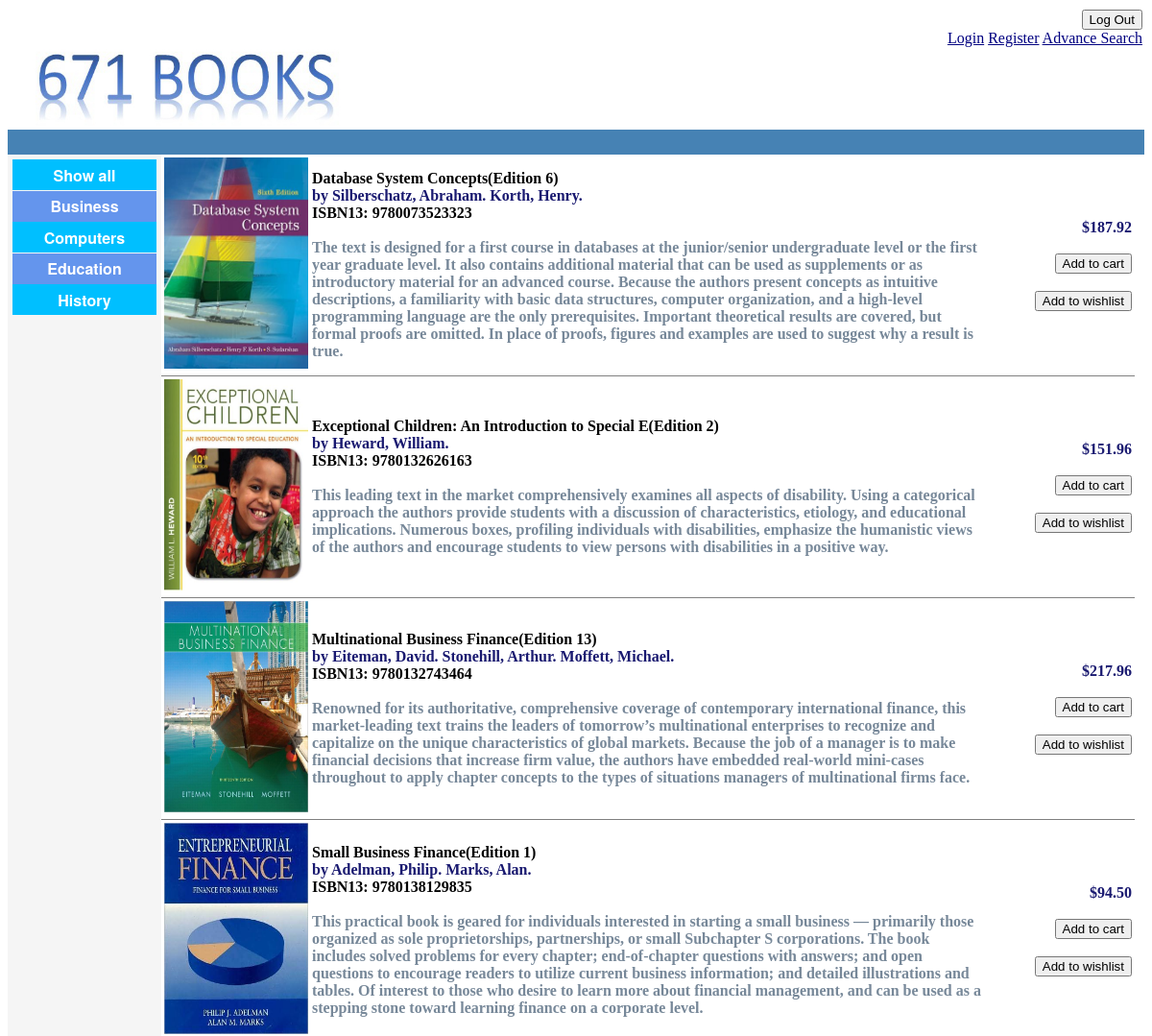
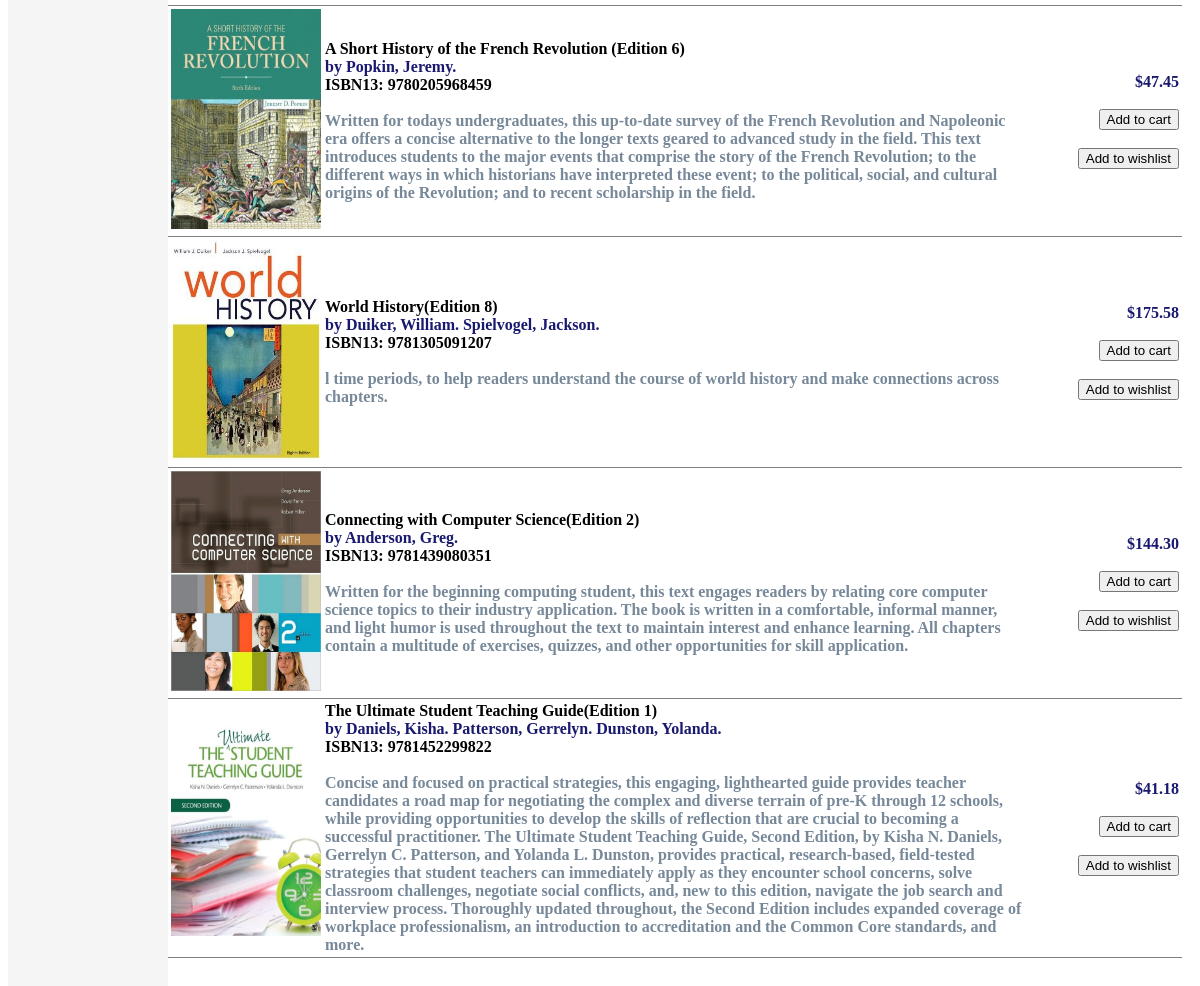
/project/main.php, run on the app's committed database (2 pictures, top to bottom).
### tables this page shows
CREATE TABLE IF NOT EXISTS `books` (
  `ISBN13` varchar(15) NOT NULL,
  `title` varchar(50) DEFAULT NULL,
  `publisher` varchar(50) DEFAULT NULL,
  `year` year(4) DEFAULT NULL,
  `edition` int(11) DEFAULT NULL,
  `categoryID` varchar(3) DEFAULT NULL,
  `availableNum` int(11) DEFAULT NULL,
  `price` double(6,2) DEFAULT NULL,
  `description` text,
  `frontpagePath` varchar(40) DEFAULT NULL,
  PRIMARY KEY (`ISBN13`),
  KEY `categoryID` (`categoryID`)
);

CREATE TABLE IF NOT EXISTS `author` (
  `authorID` int(11) NOT NULL,
  `firstName` varchar(20) DEFAULT NULL,
  `lastName` varchar(20) DEFAULT NULL,
  PRIMARY KEY (`authorID`)
);

### project/showBooks.php (the view, shortened to what this page needs)
<?php
	if ($result->num_rows > 0) {
		$tempC = 1;
		$tempW = -1;
		while($row = $result->fetch_assoc()) {
			$ISBN13 = $row["ISBN13"];
			$path= $row["frontpagePath"];
			$title = $row["title"];
			$price = $row["price"];
			$description = $row["description"];
			$edition = $row["edition"];
			$authors="";
			$sqlBookAuthor= "select authorID
							  from book_author
							  where ISBN13 = $ISBN13
			";
			$bookAuthorID = $conn->query($sqlBookAuthor);
			if ($bookAuthorID->num_rows > 0) {
					while($row = $bookAuthorID->fetch_assoc()) {
					$authorID = $row["authorID"];
						$sqlAuthor = "select firstName, lastName
											  from author
											  where authorID = $authorID
						";
						$authorName = $conn->query($sqlAuthor);
						while($row = $authorName->fetch_assoc()) {
						$firstName= $row["firstName"];
						$lastName= $row["lastName"];
						$authors= $authors.$lastName.", ".$firstName.".   ";
						}
					}
			}
			echo "<table  with frame='below'><tr>";
					echo "<th><img src='cover\\$path'' width='150' height='220'/></th>";
					echo "<th width=700 align='left'><span style='color:black '>$title(Edition $edition)</span></a> <br><span style='color:MidnightBlue'>by $authors</span><br><span style='color:black '>ISBN13: $ISBN13</span><br><br><span style='color:LightSlateGray'>$description</span></th>";
					echo "<th width=150 align='right'><span style='color:MidnightBlue '>$$price</span><br><br><form action=\"main.php\" method=\"post\"><input type=submit name=$tempC value=\"Add to cart\"><br><br><input type=submit name=$tempW value=\"Add to wishlist\"></form></th></tr>";
		$tempC = $tempC  + 1;
		$tempW = $tempW  - 1;
		}
	} else {
		echo "No book found.";
	}
?>

### project/main.php (shortened to what this page needs)
<!DOCTYPE HTML>
<html>
<head>
</head>
<body>
<div id="header1">
<form action="<?php echo $_SERVER["PHP_SELF"] ?>" method="post">
<input type=submit name=logout value="Log Out">
</form>
<?php
if(!isset($_SESSION['user']) || $_SESSION["user"] == null){
	echo "<a style='color:navy' href='logIn.php'>Login</a>";
	echo "<a style='color:navy' href='register.php'>Register</a>";
}
echo "<a style='color:navy' href='search.php'>Advance Search</a>";
?>
</div>
<a href="main.php"><img src="671BOOKS.jpg"; width="380" height="80"> </a>
<div id="header2">
</div>
<div id="nav">
<form action="<?php echo $_SERVER["PHP_SELF"] ?>" method="post">
<input type=submit name=all class="styled-button-1" value="Show all" /> <br>
<input type=submit name=business class="styled-button-2" value="Business" /> <br>
<input type=submit name=computers class="styled-button-1" value="Computers" /> <br>
<input type=submit name=education class="styled-button-2" value="Education" /> <br>
<input type="submit" name=history class="styled-button-1" value="History" /> <br>
</form>
</div>
<?php
$category = "All";
if ($category == "All"){
	$servername = "localhost";
	$username = "root";
	$password = "";
	$dbname = "bookstore";
	$conn = new mysqli($servername, $username, $password, $dbname);
	$sql = "select ISBN13, title, price, frontpagePath, description,edition
			from books
	";
$result = $conn->query($sql);
include "showBooks.php";
}
?>
</body>
</html>

### project/main.php (style rules this page uses)
#header1 { background-color:white; color:black; text-align:right; padding:2px; }
#header2 { background-color:SteelBlue ; color:black; text-align:right; padding:13px; }
#nav { line-height:30px; background-color:whitesmoke; height:2500px; width:150px; float:left; padding:5px; }
.styled-button-1 { cursor:pointer; color:white; background-color:DeepSkyBlue ; border:none; font-family:'Helvetica Neue',Arial,sans-serif; font-size:16px; font-weight:700; height:32px; width: 150px; padding:4px 16px; }
.styled-button-2 { cursor:pointer; color:white; background-color:CornflowerBlue ; border:none; font-family:'Helvetica Neue',Arial,sans-serif; font-size:16px; font-weight:700; height:32px; width: 150px; padding:4px 16px; }

### data on the page
books: frontpagePath (picture), title "Database System Concepts", edition "6", authors "Silberschatz, Abraham. Korth, Henry.", ISBN13 "9780073523323", description "The text is designed for a first course in databases at the junior/senior undergraduate level or the first year graduate level. It also contains additional material that can be used as supplements or as introductory material for an advanced course. Because the authors present concepts as intuitive descriptions, a familiarity with basic data structures, computer organization, and a high-level programming language are the only prerequisites. Important theoretical results are covered, but formal proofs are omitted. In place of proofs, figures and examples are used to suggest why a result is true.", price "187.92"
books: frontpagePath (picture), title "Exceptional Children: An Introduction to Special E", edition "2", author.lastName+firstName "Heward, William.", ISBN13 "9780132626163", description "This leading text in the market comprehensively examines all aspects of disability. Using a categorical approach the authors provide students with a discussion of characteristics, etiology, and educational implications. Numerous boxes, profiling individuals with disabilities, emphasize the humanistic views of the authors and encourage students to view persons with disabilities in a positive way.", price "151.96"
books: frontpagePath (picture), title "Multinational Business Finance", edition "13", authors "Eiteman, David. Stonehill, Arthur. Moffett, Michael.", ISBN13 "9780132743464", description "Renowned for its authoritative, comprehensive coverage of contemporary international finance, this market-leading text trains the leaders of tomorrow’s multinational enterprises to recognize and capitalize on the unique characteristics of global markets. Because the job of a manager is to make financial decisions that increase firm value, the authors have embedded real-world mini-cases throughout to apply chapter concepts to the types of situations managers of multinational firms face.", price "217.96"
books: frontpagePath (picture), title "Small Business Finance", edition "1", authors "Adelman, Philip. Marks, Alan.", ISBN13 "9780138129835", description "This practical book is geared for individuals interested in starting a small business — primarily those organized as sole proprietorships, partnerships, or small Subchapter S corporations. The book includes solved problems for every chapter; end-of-chapter questions with answers; and open questions to encourage readers to utilize current business information; and detailed illustrations and tables. Of interest to those who desire to learn more about financial management, and can be used as a stepping stone toward learning finance on a corporate level.", price "94.50"
books: frontpagePath (picture), title "A Short History of the French Revolution", edition "6", author.lastName+firstName "Popkin, Jeremy.", ISBN13 "9780205968459", description "Written for todays undergraduates, this up-to-date survey of the French Revolution and Napoleonic era offers a concise alternative to the longer texts geared to advanced study in the field. This text introduces students to the major events that comprise the story of the French Revolution; to the different ways in which historians have interpreted these event; to the political, social, and cultural origins of the Revolution; and to recent scholarship in the field.", price "47.45"
books: frontpagePath (picture), title "World History", edition "8", authors "Duiker, William. Spielvogel, Jackson.", ISBN13 "9781305091207", description "l time periods, to help readers understand the course of world history and make connections across chapters.", price "175.58"
books: frontpagePath (picture), title "Connecting with Computer Science", edition "2", author.lastName+firstName "Anderson, Greg.", ISBN13 "9781439080351", description "Written for the beginning computing student, this text engages readers by relating core computer science topics to their industry application. The book is written in a comfortable, informal manner, and light humor is used throughout the text to maintain interest and enhance learning. All chapters contain a multitude of exercises, quizzes, and other opportunities for skill application.", price "144.30"
books: frontpagePath (picture), title "The Ultimate Student Teaching Guide", edition "1", authors "Daniels, Kisha. Patterson, Gerrelyn. Dunston, Yolanda.", ISBN13 "9781452299822", description "Concise and focused on practical strategies, this engaging, lighthearted guide provides teacher candidates a road map for negotiating the complex and diverse terrain of pre-K through 12 schools, while providing opportunities to develop the skills of reflection that are crucial to becoming a successful practitioner. The Ultimate Student Teaching Guide, Second Edition, by Kisha N. Daniels, Gerrelyn C. Patterson, and Yolanda L. Dunston, provides practical, research-based, field-tested strategies that student teachers can immediately apply as they encounter school concerns, solve classroom challenges, negotiate social conflicts, and, new to this edition, navigate the job search and interview…", price "41.18"
